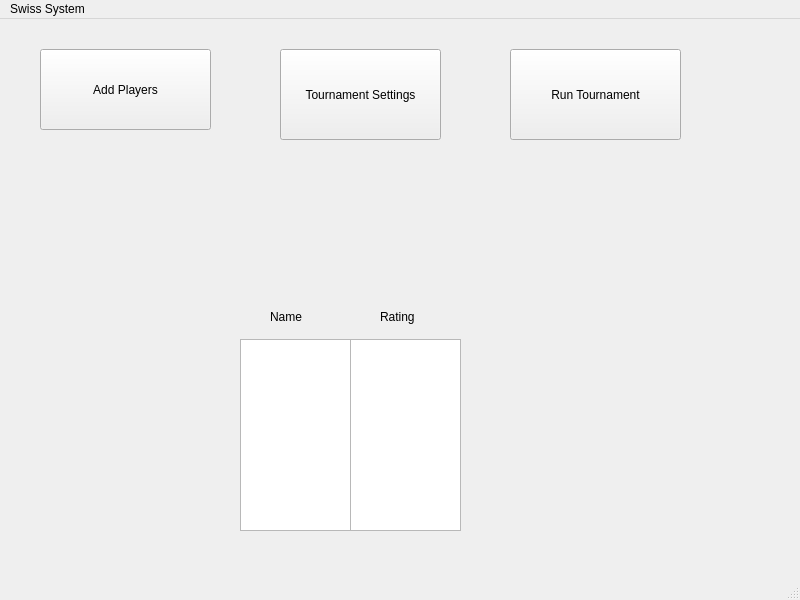
<?xml version="1.0" encoding="UTF-8"?>
<ui version="4.0">
 <class>MainWindow</class>
 <widget class="QMainWindow" name="MainWindow">
  <property name="geometry">
   <rect>
    <x>0</x>
    <y>0</y>
    <width>800</width>
    <height>600</height>
   </rect>
  </property>
  <property name="windowTitle">
   <string>Mississippi State Swiss System</string>
  </property>
  <widget class="QWidget" name="centralwidget">
   <widget class="QPushButton" name="pushButton">
    <property name="geometry">
     <rect>
      <x>40</x>
      <y>30</y>
      <width>171</width>
      <height>81</height>
     </rect>
    </property>
    <property name="text">
     <string>Add Players</string>
    </property>
   </widget>
   <widget class="QPushButton" name="pushButton_2">
    <property name="geometry">
     <rect>
      <x>510</x>
      <y>30</y>
      <width>171</width>
      <height>91</height>
     </rect>
    </property>
    <property name="text">
     <string>Run Tournament</string>
    </property>
   </widget>
   <widget class="QListWidget" name="listWidget">
    <property name="geometry">
     <rect>
      <x>240</x>
      <y>320</y>
      <width>111</width>
      <height>192</height>
     </rect>
    </property>
   </widget>
   <widget class="QListWidget" name="listWidget_2">
    <property name="geometry">
     <rect>
      <x>350</x>
      <y>320</y>
      <width>111</width>
      <height>192</height>
     </rect>
    </property>
   </widget>
   <widget class="QLabel" name="label">
    <property name="geometry">
     <rect>
      <x>270</x>
      <y>290</y>
      <width>49</width>
      <height>16</height>
     </rect>
    </property>
    <property name="text">
     <string>Name</string>
    </property>
   </widget>
   <widget class="QLabel" name="label_2">
    <property name="geometry">
     <rect>
      <x>380</x>
      <y>290</y>
      <width>49</width>
      <height>16</height>
     </rect>
    </property>
    <property name="text">
     <string>Rating</string>
    </property>
   </widget>
   <widget class="QPushButton" name="pushButton_3">
    <property name="geometry">
     <rect>
      <x>280</x>
      <y>30</y>
      <width>161</width>
      <height>91</height>
     </rect>
    </property>
    <property name="text">
     <string>Tournament Settings</string>
    </property>
   </widget>
  </widget>
  <widget class="QMenuBar" name="menubar">
   <property name="geometry">
    <rect>
     <x>0</x>
     <y>0</y>
     <width>800</width>
     <height>21</height>
    </rect>
   </property>
   <widget class="QMenu" name="menuSwiss_System">
    <property name="title">
     <string>Swiss System</string>
    </property>
   </widget>
   <addaction name="menuSwiss_System"/>
  </widget>
  <widget class="QStatusBar" name="statusbar"/>
 </widget>
 <resources/>
 <connections/>
</ui>
